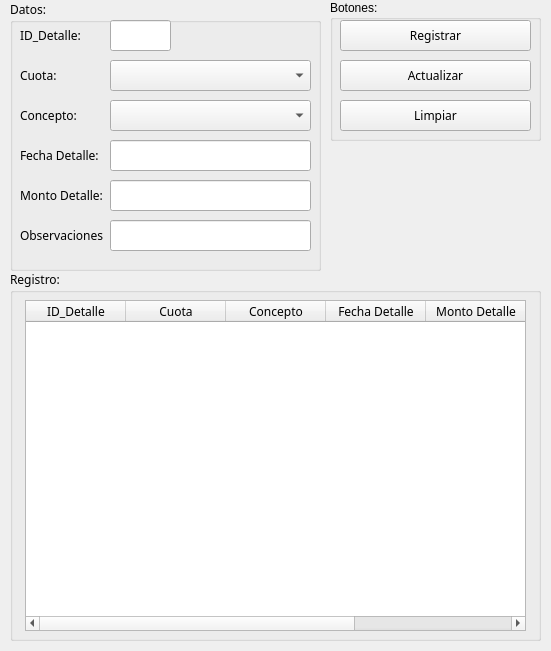
<?xml version="1.0" encoding="UTF-8"?>
<ui version="4.0">
 <class>MainWindow</class>
 <widget class="QMainWindow" name="MainWindow">
  <property name="geometry">
   <rect>
    <x>0</x>
    <y>0</y>
    <width>551</width>
    <height>651</height>
   </rect>
  </property>
  <property name="minimumSize">
   <size>
    <width>551</width>
    <height>651</height>
   </size>
  </property>
  <property name="maximumSize">
   <size>
    <width>551</width>
    <height>651</height>
   </size>
  </property>
  <property name="windowTitle">
   <string>Detalle</string>
  </property>
  <widget class="QWidget" name="centralwidget">
   <widget class="QGroupBox" name="groupBox_3">
    <property name="geometry">
     <rect>
      <x>10</x>
      <y>270</y>
      <width>531</width>
      <height>371</height>
     </rect>
    </property>
    <property name="font">
     <font>
      <family>Bahnschrift</family>
      <pointsize>9</pointsize>
     </font>
    </property>
    <property name="title">
     <string>Registro:</string>
    </property>
    <widget class="QTableWidget" name="tblDetalle">
     <property name="geometry">
      <rect>
       <x>15</x>
       <y>30</y>
       <width>501</width>
       <height>331</height>
      </rect>
     </property>
     <property name="minimumSize">
      <size>
       <width>1</width>
       <height>1</height>
      </size>
     </property>
     <property name="maximumSize">
      <size>
       <width>11111</width>
       <height>50000</height>
      </size>
     </property>
     <property name="font">
      <font>
       <family>Bahnschrift</family>
      </font>
     </property>
     <attribute name="horizontalHeaderDefaultSectionSize">
      <number>100</number>
     </attribute>
     <column>
      <property name="text">
       <string>ID_Detalle</string>
      </property>
     </column>
     <column>
      <property name="text">
       <string>Cuota</string>
      </property>
     </column>
     <column>
      <property name="text">
       <string>Concepto</string>
      </property>
     </column>
     <column>
      <property name="text">
       <string>Fecha Detalle</string>
      </property>
     </column>
     <column>
      <property name="text">
       <string>Monto Detalle</string>
      </property>
     </column>
     <column>
      <property name="text">
       <string>Observaciones</string>
      </property>
     </column>
    </widget>
   </widget>
   <widget class="QGroupBox" name="groupBox">
    <property name="geometry">
     <rect>
      <x>10</x>
      <y>0</y>
      <width>311</width>
      <height>271</height>
     </rect>
    </property>
    <property name="font">
     <font>
      <family>Bahnschrift</family>
      <pointsize>9</pointsize>
     </font>
    </property>
    <property name="title">
     <string>Datos:</string>
    </property>
    <widget class="QLabel" name="label">
     <property name="geometry">
      <rect>
       <x>10</x>
       <y>20</y>
       <width>81</width>
       <height>31</height>
      </rect>
     </property>
     <property name="text">
      <string>ID_Detalle:</string>
     </property>
    </widget>
    <widget class="QLineEdit" name="txtIdDetalle">
     <property name="geometry">
      <rect>
       <x>100</x>
       <y>20</y>
       <width>61</width>
       <height>31</height>
      </rect>
     </property>
     <property name="font">
      <font>
       <family>Bahnschrift</family>
      </font>
     </property>
    </widget>
    <widget class="QLabel" name="label_2">
     <property name="geometry">
      <rect>
       <x>10</x>
       <y>60</y>
       <width>101</width>
       <height>31</height>
      </rect>
     </property>
     <property name="text">
      <string>Cuota:</string>
     </property>
    </widget>
    <widget class="QLabel" name="label_3">
     <property name="geometry">
      <rect>
       <x>10</x>
       <y>100</y>
       <width>101</width>
       <height>31</height>
      </rect>
     </property>
     <property name="text">
      <string>Concepto:</string>
     </property>
    </widget>
    <widget class="QLabel" name="label_4">
     <property name="geometry">
      <rect>
       <x>10</x>
       <y>140</y>
       <width>101</width>
       <height>31</height>
      </rect>
     </property>
     <property name="text">
      <string>Fecha Detalle:</string>
     </property>
    </widget>
    <widget class="QLabel" name="label_5">
     <property name="geometry">
      <rect>
       <x>10</x>
       <y>180</y>
       <width>101</width>
       <height>31</height>
      </rect>
     </property>
     <property name="text">
      <string>Monto Detalle:</string>
     </property>
    </widget>
    <widget class="QLineEdit" name="txtMonto">
     <property name="geometry">
      <rect>
       <x>100</x>
       <y>180</y>
       <width>201</width>
       <height>31</height>
      </rect>
     </property>
     <property name="font">
      <font>
       <family>Bahnschrift</family>
      </font>
     </property>
    </widget>
    <widget class="QLabel" name="label_6">
     <property name="geometry">
      <rect>
       <x>10</x>
       <y>220</y>
       <width>101</width>
       <height>31</height>
      </rect>
     </property>
     <property name="text">
      <string>Observaciones</string>
     </property>
    </widget>
    <widget class="QLineEdit" name="txtObservacion">
     <property name="geometry">
      <rect>
       <x>100</x>
       <y>220</y>
       <width>201</width>
       <height>31</height>
      </rect>
     </property>
     <property name="font">
      <font>
       <family>Bahnschrift</family>
      </font>
     </property>
    </widget>
    <widget class="QComboBox" name="cboCuota">
     <property name="geometry">
      <rect>
       <x>100</x>
       <y>60</y>
       <width>201</width>
       <height>31</height>
      </rect>
     </property>
    </widget>
    <widget class="QComboBox" name="cboConcepto">
     <property name="geometry">
      <rect>
       <x>100</x>
       <y>100</y>
       <width>201</width>
       <height>31</height>
      </rect>
     </property>
    </widget>
    <widget class="QLineEdit" name="txFeDetalle">
     <property name="geometry">
      <rect>
       <x>100</x>
       <y>140</y>
       <width>201</width>
       <height>31</height>
      </rect>
     </property>
     <property name="font">
      <font>
       <family>Bahnschrift</family>
      </font>
     </property>
    </widget>
   </widget>
   <widget class="QGroupBox" name="groupBox_2">
    <property name="geometry">
     <rect>
      <x>330</x>
      <y>0</y>
      <width>211</width>
      <height>141</height>
     </rect>
    </property>
    <property name="title">
     <string>Botones:</string>
    </property>
    <widget class="QPushButton" name="btnRegistrar">
     <property name="geometry">
      <rect>
       <x>10</x>
       <y>20</y>
       <width>191</width>
       <height>31</height>
      </rect>
     </property>
     <property name="font">
      <font>
       <family>Bahnschrift</family>
      </font>
     </property>
     <property name="text">
      <string>Registrar</string>
     </property>
    </widget>
    <widget class="QPushButton" name="btnActualizar">
     <property name="geometry">
      <rect>
       <x>10</x>
       <y>60</y>
       <width>191</width>
       <height>31</height>
      </rect>
     </property>
     <property name="font">
      <font>
       <family>Bahnschrift</family>
      </font>
     </property>
     <property name="text">
      <string>Actualizar</string>
     </property>
    </widget>
    <widget class="QPushButton" name="btnLimpiar">
     <property name="geometry">
      <rect>
       <x>10</x>
       <y>100</y>
       <width>191</width>
       <height>31</height>
      </rect>
     </property>
     <property name="sizePolicy">
      <sizepolicy hsizetype="Expanding" vsizetype="Fixed">
       <horstretch>0</horstretch>
       <verstretch>0</verstretch>
      </sizepolicy>
     </property>
     <property name="font">
      <font>
       <family>Bahnschrift</family>
      </font>
     </property>
     <property name="text">
      <string>Limpiar</string>
     </property>
    </widget>
   </widget>
  </widget>
 </widget>
 <resources/>
 <connections/>
</ui>
